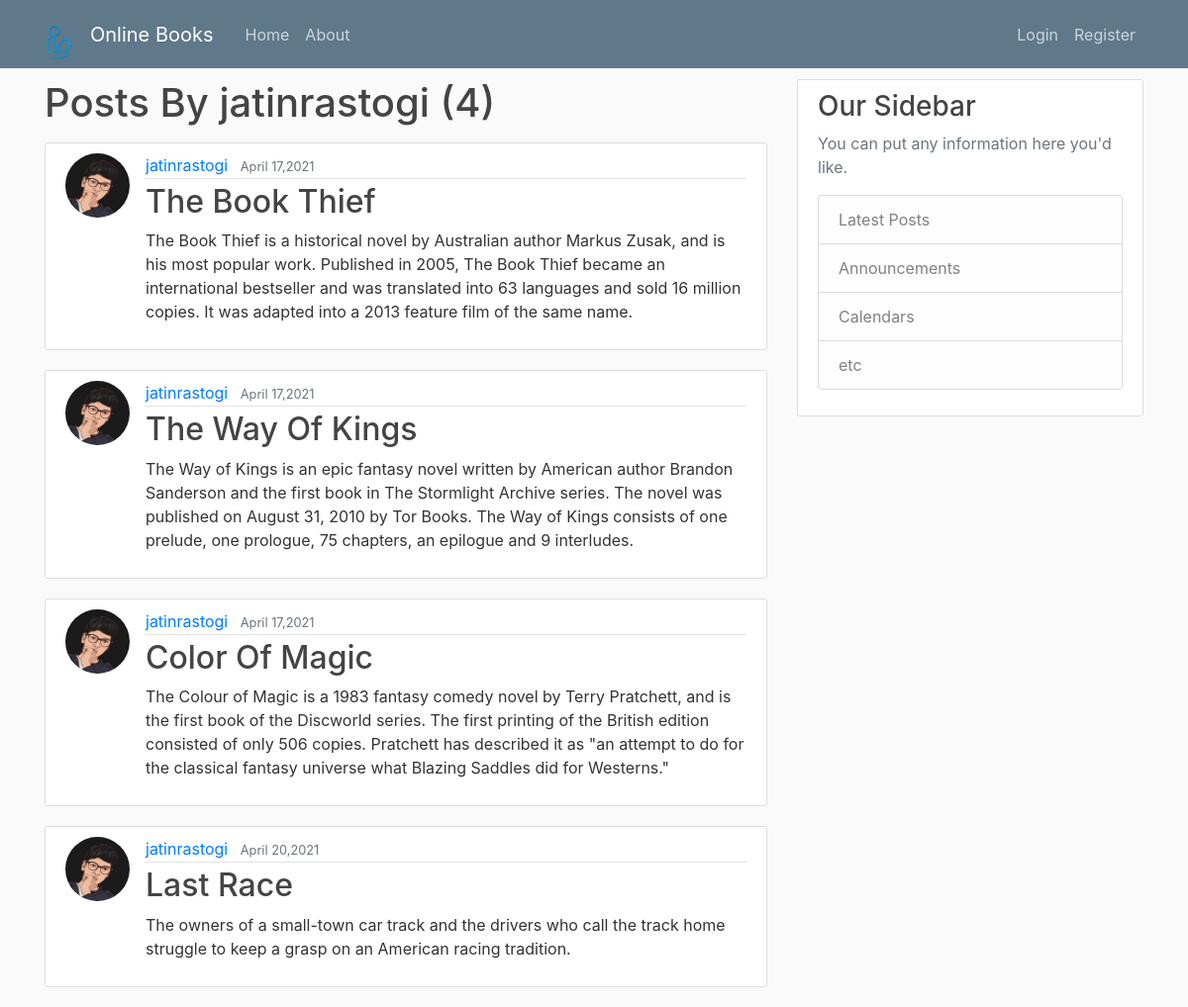
Before: /user/jatinrastogi with the older database file.
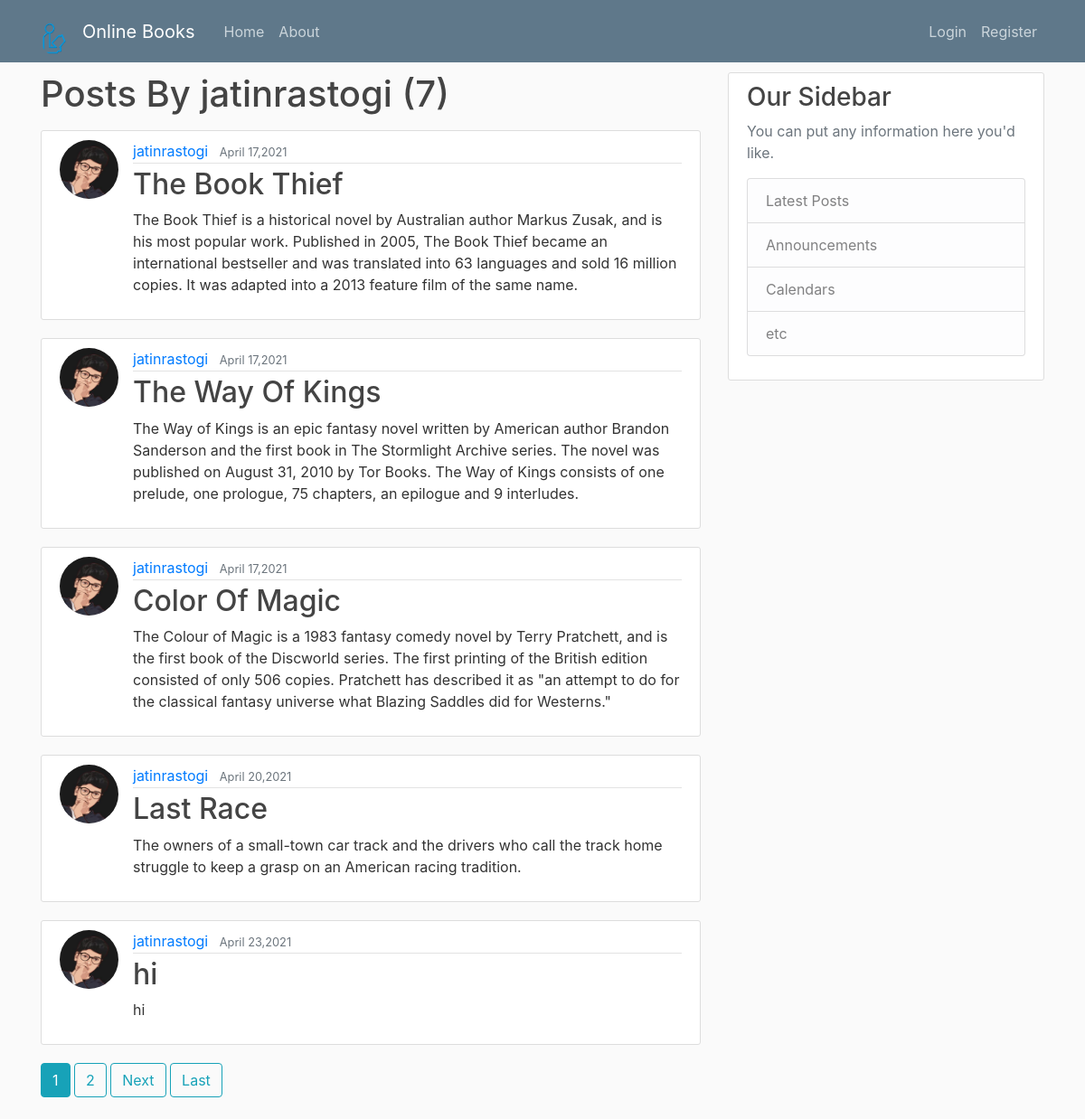
After: the same page with the newer database file.
### blog/models.py (models this page shows, shortened)
class Post(models.Model):
    title = models.CharField(max_length=100)
    book_writer = models.CharField(max_length=100,null=True)
    content = models.TextField()
    date_posted = models.DateTimeField(default=timezone.now)
    author = models.ForeignKey(User,on_delete=models.CASCADE)
    book = models.FileField(upload_to="uploads/",null=True,validators=[validate_file_extension])

### users/models.py (models this page shows, shortened)
class Profile(models.Model):
    user = models.OneToOneField(User,on_delete=models.CASCADE)
    image = models.ImageField(default='default.jpg',upload_to = 'profile_pics' )

### blog/views.py (the view)
# urls.py: path('user/<str:username>', UserPostListView.as_view(),name="user-posts"),
class UserPostListView(ListView):
    model = Post
    template_name = 'blog/user_posts.html'
    context_object_name = 'posts'
    ordering = ['-date_posted']
    paginate_by = 5
    def get_queryset(self):
        user = get_object_or_404(User,username=self.kwargs.get('username'))
        return Post.objects.filter(author = user)

### blog/templates/blog/user_posts.html (shortened to what this page needs)
{% extends "blog/base.html" %}
{% block content %}
    <h1 class="mb-3">Posts By {{ view.kwargs.username }} ({{ page_obj.paginator.count }})</h1>
    {% for post in posts %}
    <article class="media content-section">
        <img class= "rounded-circle article-img" src="{{ post.author.profile.image.url }}">
        <div class="media-body">
          <div class="article-metadata">
            <a class="mr-2" href="{% url 'user-posts' post.author.username %}">{{ post.author }}</a>
            <small class="text-muted">{{ post.date_posted|date:"F d,Y" }}</small>
          </div>
          <h2><a class="article-title" href="{% url 'post-detail' post.id%}">{{ post.title }}</a></h2>
          <p class="article-content">{{ post.content }}</p>
        </div>
      </article>
    {% endfor %}
    {%  if is_paginated %}
      {% for num in page_obj.paginator.page_range %}
        {% if page_obj.number == num %}
          <a class="btn btn-info mb-4" href="?page={{ num }}">{{ num }}</a>
        {% elif num > page_obj.number|add:'-3' and num < page_obj.number|add:'3' %}
          <a class="btn btn-outline-info mb-4" href="?page={{ num }}">{{ num }}</a>
        {% endif %}
      {% endfor %}
      {% if page_obj.has_next %}
           <a class="btn btn-outline-info mb-4" href="?page={{ page_obj.next_page_number }}">Next</a>
           <a class="btn btn-outline-info mb-4" href="?page={{ page_obj.paginator.num_pages }}">Last</a>
      {% endif %}
    {% endif %}
{% endblock content %}

Changed rows visible on the page:
added Post: author.profile.image (picture), author "jatinrastogi", date_posted "April 23,2021", title "hi", content "hi"
Other visible differences:
{{ page_obj.paginator.count }}: "4" → "7"
new list line: "1"
new list line: "2"
text now shown: "Next Last"
